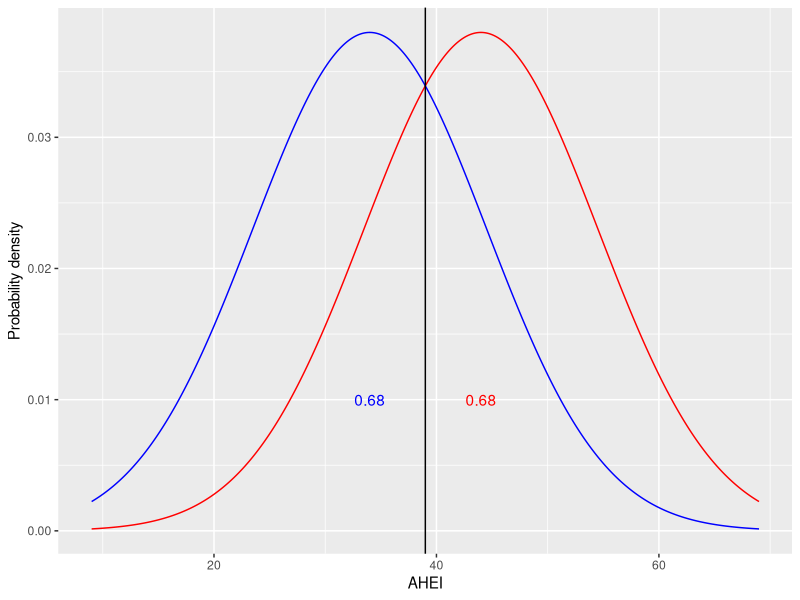
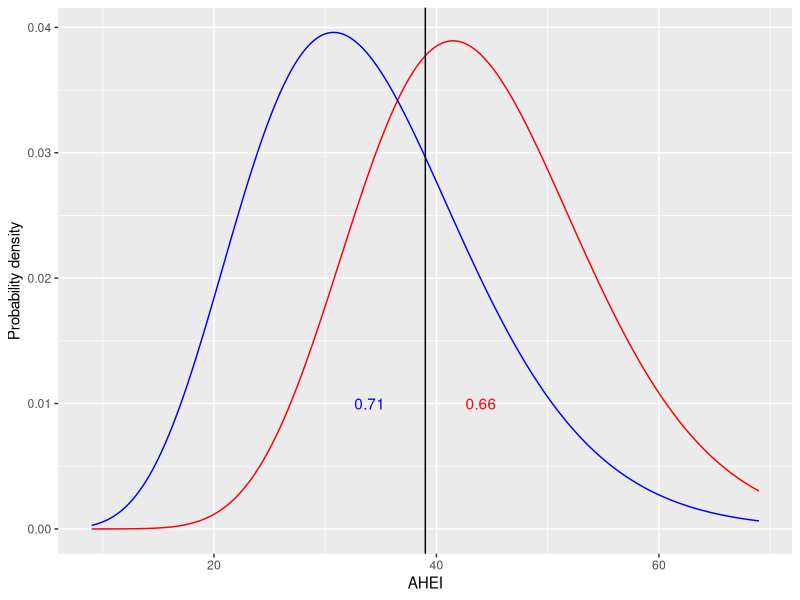

Reproduce these figures in R, in order.
# Will use this for plotting
library(ggplot2)

# Set parameters from paper
mean_white = 44  
mean_black = 34 
standard_dev = 10.5
# This is the decision boundary for the classifier I am evaluating
midpoint = (mean_white + mean_black)/2

# Fill a frame with points to plot (densities)
# Assumes Normality
grid = seq(midpoint - 30, midpoint + 30, by = 0.01)
X = data.frame(
  grid, 
  white = dnorm(grid, mean_white, standard_dev), 
  black = dnorm(grid, mean_black, standard_dev) 
)

# Alternate assumption: Gamma distribution allows some skew
scale_white = standard_dev^2 / mean_white
scale_black = standard_dev^2 / mean_black
shape_white = mean_white / scale_white
shape_black = mean_black / scale_black
X_gamma = data.frame(
  grid, 
  white = dgamma(grid, shape = shape_white, scale = scale_white), 
  black = dgamma(grid, shape = shape_black, scale = scale_black) 
)

#' Plot distributions in red and blue
#'
#' pwa39: proportion of White participants with AHEI above 39
#' pbb39: proportion of Black participants with AHEI below 39
#'
do_plot =function(X, pwa39, pbb39){
  
  ggplot(X) + 
    geom_line(aes(x = grid, y = white), color = "red") + 
    geom_line(aes(x = grid, y = black), color = "blue") + 
    geom_vline(xintercept = 39) + 
    annotate(geom = "text",
             x = mean_white + 0*standard_dev,
             y = 0.01,
             color = "red",
             label = round(digits = 2, pwa39)) + 
    annotate(geom = "text",
             x = mean_black - 0*standard_dev,
             y = 0.01, 
             color ="blue",
             label = round(digits = 2, pbb39)) + 
    ylab("Probability density")+ 
    xlab("AHEI")
}

do_plot(X, 
        pwa39 = pnorm(39,
                      lower.tail = F,
                      mean = mean_white, 
                      sd = standard_dev), 
        pbb39 = pnorm(39,
                      lower.tail = T,
                      mean = mean_black, 
                      sd = standard_dev))

do_plot(X_gamma,        
        pwa39 = pgamma(39,
                      lower.tail = F,
                      shape = shape_white, 
                      scale = scale_white), 
        pbb39 = pgamma(39,
                       lower.tail = T,
                       shape = shape_black,
                       scale = scale_black))



